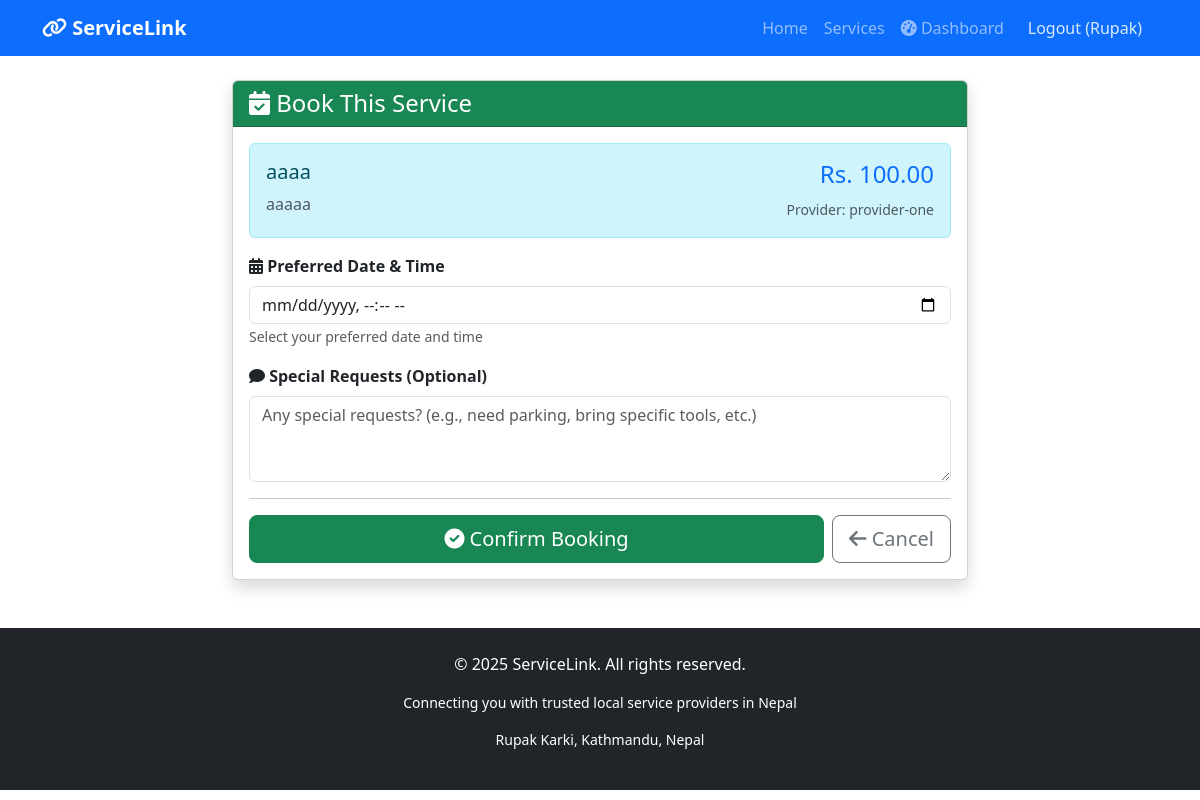
The app's page /services/7/book/ (signed in) with its own data.
### services/models.py (models this page shows, shortened)
class Service(models.Model):
    title = models.CharField(max_length=200)
    description = models.TextField()
    price = models.DecimalField(max_digits=10, decimal_places=2)
    category = models.ForeignKey(Category, on_delete=models.CASCADE)
    provider = models.ForeignKey(User, on_delete=models.CASCADE, related_name='services')
    image = models.ImageField(upload_to='services/', blank=True, null=True)
    location = models.CharField(max_length=200, blank=True)
    is_available = models.BooleanField(default=True)
    created_at = models.DateTimeField(auto_now_add=True)

### services/views.py (the view)
# urls.py: path('<int:pk>/book/', views.book_service, name='book_service'),  # Added this
@login_required
def book_service(request, pk):
    service = get_object_or_404(Service, pk=pk, is_available=True)
    if request.method == 'POST':
        form = BookingForm(request.POST)
        if form.is_valid():
            booking = form.save(commit=False)
            booking.service = service
            booking.customer = request.user
            booking.save()
            messages.success(request, f'Your booking for "{service.title}" has been submitted! Provider will confirm soon.')
            return redirect('my_bookings')
    else:
        form = BookingForm()
    return render(request, 'services/book_service.html', {
        'form': form,
        'service': service
    })

### services/forms.py
class BookingForm(forms.ModelForm):
    class Meta:
        model = Booking
        fields = ['booking_date', 'special_requests']
        widgets = {
            'booking_date': forms.DateTimeInput(attrs={
                'type': 'datetime-local',
                'class': 'form-control'
            }),
            'special_requests': forms.Textarea(attrs={
                'class': 'form-control',
                'rows': 3,
                'placeholder': 'Any special requests? (e.g., need parking, bring specific tools, etc.)'
            }),
        }
        labels = {
            'booking_date': 'Preferred Date & Time',
            'special_requests': 'Special Requests (Optional)'
        }

### services/templates/services/book_service.html (shortened to what this page needs)
{% extends 'base.html' %}
{% block content %}
<div class="container mt-4 mb-5">
    <div class="row">
        <div class="col-md-8 mx-auto">
            <div class="card shadow">
                <div class="card-header bg-success text-white">
                    <h4 class="mb-0"><i class="fas fa-calendar-check"></i> Book This Service</h4>
                </div>
                <div class="card-body">
                    <div class="alert alert-info">
                        <div class="row">
                            <div class="col-md-8">
                                <h5>{{ service.title }}</h5>
                                <p class="mb-0 text-muted">{{ service.description|truncatewords:20 }}</p>
                            </div>
                            <div class="col-md-4 text-end">
                                <h4 class="text-primary">Rs. {{ service.price }}</h4>
                                <small class="text-muted">Provider: {{ service.provider.username }}</small>
                            </div>
                        </div>
                    </div>
                    <form method="post">
                        <div class="mb-3">
                            <label for="{{ form.booking_date.id_for_label }}" class="form-label fw-bold">
                                <i class="fas fa-calendar-alt"></i> {{ form.booking_date.label }}
                            </label>
                            {{ form.booking_date }}
                            <small class="text-muted">Select your preferred date and time</small>
                        </div>
                        <div class="mb-3">
                            <label for="{{ form.special_requests.id_for_label }}" class="form-label fw-bold">
                                <i class="fas fa-comment"></i> {{ form.special_requests.label }}
                            </label>
                            {{ form.special_requests }}
                        </div>
                        <hr>
                        <div class="d-flex gap-2">
                            <button type="submit" class="btn btn-success btn-lg flex-grow-1">
                                <i class="fas fa-check-circle"></i> Confirm Booking
                            </button>
                            <a href="{% url 'service_detail' service.id %}" class="btn btn-outline-secondary btn-lg">
                                <i class="fas fa-arrow-left"></i> Cancel
                            </a>
                        </div>
                    </form>
                </div>
            </div>
        </div>
    </div>
</div>
{% endblock %}

### templates/base.html (shortened to what this page needs)
<!DOCTYPE html>
<html lang="en">
<head>
    <link href="https://cdn.jsdelivr.net/npm/bootstrap@5.3.0/dist/css/bootstrap.min.css" rel="stylesheet">
    <link rel="stylesheet" href="https://cdnjs.cloudflare.com/ajax/libs/font-awesome/6.0.0/css/all.min.css">
</head>
<body>
    <nav class="navbar navbar-expand-lg navbar-dark bg-primary">
        <div class="container">
            <a class="navbar-brand fw-bold" href="/">
                <i class="fas fa-link"></i> ServiceLink
            </a>
            <div class="collapse navbar-collapse" id="navbarNav">
                <ul class="navbar-nav ms-auto">
                    <li class="nav-item">
                        <a class="nav-link" href="/">Home</a>
                    </li>
                    <li class="nav-item">
                        <a class="nav-link" href="/services/">Services</a>
                    </li>
                    {% if user.is_authenticated %}
                        <li class="nav-item">
                            <a class="nav-link" href="{% url 'dashboard' %}">
                                <i class="fas fa-tachometer-alt"></i> Dashboard
                            </a>
                        </li>
                        <li class="nav-item">
                            <form action="{% url 'logout' %}" method="post" style="display: inline;">
                                <button type="submit" class="nav-link btn btn-link" style="display: inline; background: none; border: none; color: rgba(255,255,255,0.85); padding: 8px 16px;">
                                    Logout ({{ user.username }})
                                </button>
                            </form>
                        </li>
                    {% endif %}
                </ul>
            </div>
        </div>
    </nav>
    {% block content %}
    {% endblock %}
    <footer class="bg-dark text-white mt-5 py-4">
        <div class="container text-center">
            <p>&copy; 2025 ServiceLink. All rights reserved.</p>
            <p class="small">Connecting you with trusted local service providers in Nepal</p>
            <p class="small">Rupak Karki, Kathmandu, Nepal</p>
        </div>
    </footer>
</body>
</html>

### templates/base.html (style rules this page uses)
footer { margin-top: 50px; }

### records on screen
Service: title "aaaa", description "aaaaa", price "100.00", provider.username "provider-one"

### other values on screen
{{ user.username }} "Rupak"
